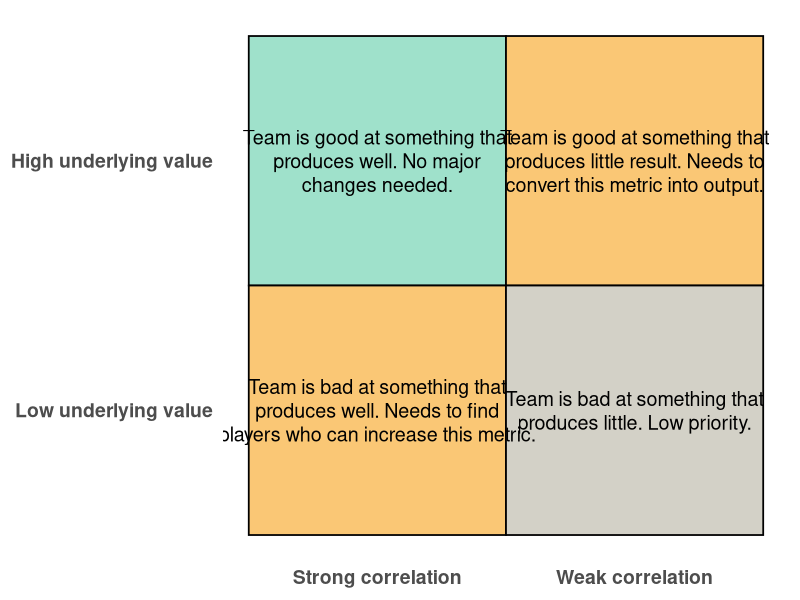
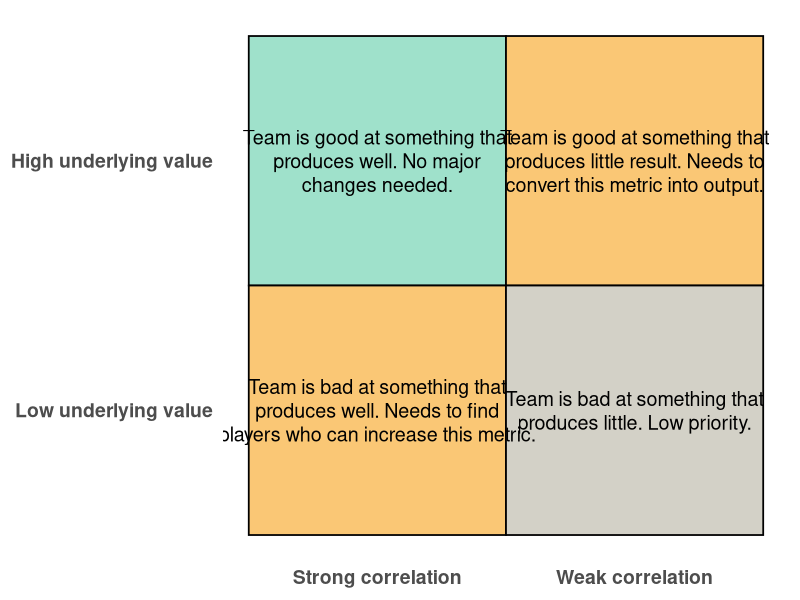

Here is the R script that generated these plots, in order:
library(ggplot2)

# Edit these four cell texts and colors as needed
quadrant_data <- data.frame(
  row = c("High underlying value", "High underlying value",
          "Low underlying value", "Low underlying value"),
  col = c("Strong correlation", "Weak correlation",
          "Strong correlation", "Weak correlation"),
  label = c(
    "Team is good at something that\nproduces well. No major\nchanges needed.",
    "Team is good at something that\nproduces little result. Needs to\nconvert this metric into output.",
    "Team is bad at something that\nproduces well. Needs to find\nplayers who can increase this metric.",
    "Team is bad at something that\nproduces little. Low priority."
  ),
  fill_group = c("good", "mixed", "mixed", "low")
)

# Order factors so "High" is on top and "Strong" is on the left
quadrant_data$row <- factor(quadrant_data$row,
                             levels = c("Low underlying value", "High underlying value"))
quadrant_data$col <- factor(quadrant_data$col,
                             levels = c("Strong correlation", "Weak correlation"))

fill_colors <- c(good = "#9FE1CB", mixed = "#FAC775", low = "#D3D1C7")

ggplot(quadrant_data, aes(x = col, y = row, fill = fill_group)) +
  geom_tile(color = "black", linewidth = 0.6) +
  geom_text(aes(label = label), size = 5, lineheight = 1) +
  scale_fill_manual(values = fill_colors) +
  labs(x = NULL, y = NULL) +
  theme_minimal(base_size = 16) +
  theme(
    legend.position = "none",
    axis.text = element_text(face = "bold", size = 14),
    panel.grid = element_blank()
  )

# Save for README (larger canvas keeps text from feeling cramped)
ggsave("quadrant_matrix.png", width = 10, height = 7.5, dpi = 200)
